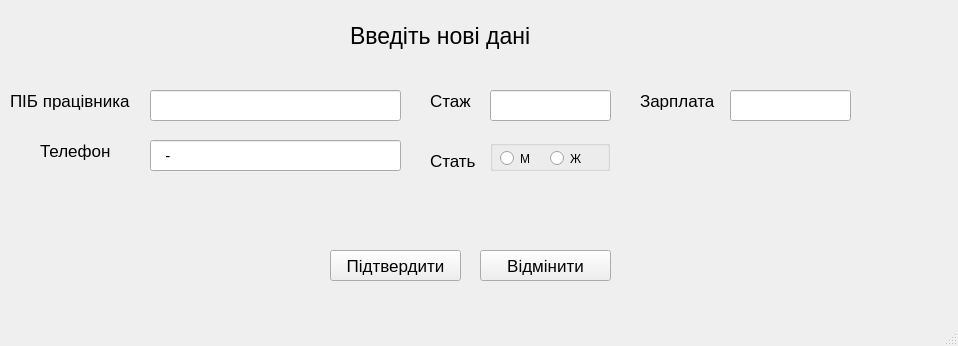
<?xml version="1.0" encoding="UTF-8"?>
<ui version="4.0">
 <class>MainWindow</class>
 <widget class="QMainWindow" name="MainWindow">
  <property name="geometry">
   <rect>
    <x>0</x>
    <y>0</y>
    <width>958</width>
    <height>346</height>
   </rect>
  </property>
  <property name="windowTitle">
   <string>MainWindow</string>
  </property>
  <widget class="QWidget" name="centralwidget">
   <widget class="QLabel" name="label_5">
    <property name="geometry">
     <rect>
      <x>10</x>
      <y>70</y>
      <width>131</width>
      <height>61</height>
     </rect>
    </property>
    <property name="font">
     <font>
      <pointsize>13</pointsize>
     </font>
    </property>
    <property name="text">
     <string>ПІБ працівника</string>
    </property>
   </widget>
   <widget class="QLabel" name="label_4">
    <property name="geometry">
     <rect>
      <x>40</x>
      <y>120</y>
      <width>101</width>
      <height>61</height>
     </rect>
    </property>
    <property name="font">
     <font>
      <pointsize>13</pointsize>
     </font>
    </property>
    <property name="text">
     <string>Телефон</string>
    </property>
   </widget>
   <widget class="QLineEdit" name="name_field">
    <property name="geometry">
     <rect>
      <x>150</x>
      <y>90</y>
      <width>251</width>
      <height>31</height>
     </rect>
    </property>
    <property name="font">
     <font>
      <pointsize>11</pointsize>
     </font>
    </property>
   </widget>
   <widget class="QLineEdit" name="phone_field">
    <property name="geometry">
     <rect>
      <x>150</x>
      <y>140</y>
      <width>251</width>
      <height>31</height>
     </rect>
    </property>
    <property name="font">
     <font>
      <pointsize>11</pointsize>
     </font>
    </property>
    <property name="inputMask">
     <string>999-999</string>
    </property>
   </widget>
   <widget class="QPushButton" name="cancel_button">
    <property name="geometry">
     <rect>
      <x>480</x>
      <y>250</y>
      <width>131</width>
      <height>31</height>
     </rect>
    </property>
    <property name="font">
     <font>
      <pointsize>13</pointsize>
     </font>
    </property>
    <property name="text">
     <string>Відмінити</string>
    </property>
   </widget>
   <widget class="QPushButton" name="submit_button">
    <property name="geometry">
     <rect>
      <x>330</x>
      <y>250</y>
      <width>131</width>
      <height>31</height>
     </rect>
    </property>
    <property name="font">
     <font>
      <pointsize>13</pointsize>
     </font>
    </property>
    <property name="text">
     <string>Підтвердити</string>
    </property>
   </widget>
   <widget class="QLabel" name="label_6">
    <property name="geometry">
     <rect>
      <x>350</x>
      <y>20</y>
      <width>221</width>
      <height>31</height>
     </rect>
    </property>
    <property name="font">
     <font>
      <pointsize>17</pointsize>
     </font>
    </property>
    <property name="text">
     <string>Введіть нові дані</string>
    </property>
   </widget>
   <widget class="QLineEdit" name="stazh_field">
    <property name="geometry">
     <rect>
      <x>490</x>
      <y>90</y>
      <width>121</width>
      <height>31</height>
     </rect>
    </property>
    <property name="font">
     <font>
      <pointsize>11</pointsize>
     </font>
    </property>
    <property name="text">
     <string/>
    </property>
   </widget>
   <widget class="QLabel" name="label_7">
    <property name="geometry">
     <rect>
      <x>430</x>
      <y>70</y>
      <width>101</width>
      <height>61</height>
     </rect>
    </property>
    <property name="font">
     <font>
      <pointsize>13</pointsize>
     </font>
    </property>
    <property name="text">
     <string>Стаж</string>
    </property>
   </widget>
   <widget class="QLabel" name="label_8">
    <property name="geometry">
     <rect>
      <x>430</x>
      <y>130</y>
      <width>61</width>
      <height>61</height>
     </rect>
    </property>
    <property name="font">
     <font>
      <pointsize>13</pointsize>
     </font>
    </property>
    <property name="text">
     <string>Стать</string>
    </property>
   </widget>
   <widget class="QLineEdit" name="salary_field">
    <property name="geometry">
     <rect>
      <x>730</x>
      <y>90</y>
      <width>121</width>
      <height>31</height>
     </rect>
    </property>
    <property name="font">
     <font>
      <pointsize>11</pointsize>
     </font>
    </property>
    <property name="text">
     <string/>
    </property>
   </widget>
   <widget class="QLabel" name="label_9">
    <property name="geometry">
     <rect>
      <x>640</x>
      <y>70</y>
      <width>101</width>
      <height>61</height>
     </rect>
    </property>
    <property name="font">
     <font>
      <pointsize>13</pointsize>
     </font>
    </property>
    <property name="text">
     <string>Зарплата</string>
    </property>
   </widget>
   <widget class="QGroupBox" name="groupBox">
    <property name="geometry">
     <rect>
      <x>490</x>
      <y>140</y>
      <width>120</width>
      <height>31</height>
     </rect>
    </property>
    <property name="title">
     <string/>
    </property>
    <property name="flat">
     <bool>false</bool>
    </property>
    <widget class="QRadioButton" name="radioButton_2">
     <property name="geometry">
      <rect>
       <x>60</x>
       <y>10</y>
       <width>31</width>
       <height>17</height>
      </rect>
     </property>
     <property name="text">
      <string>Ж</string>
     </property>
    </widget>
    <widget class="QRadioButton" name="radioButton">
     <property name="geometry">
      <rect>
       <x>10</x>
       <y>10</y>
       <width>31</width>
       <height>17</height>
      </rect>
     </property>
     <property name="text">
      <string>М</string>
     </property>
    </widget>
   </widget>
  </widget>
  <widget class="QStatusBar" name="statusbar"/>
 </widget>
 <resources/>
 <connections/>
</ui>
